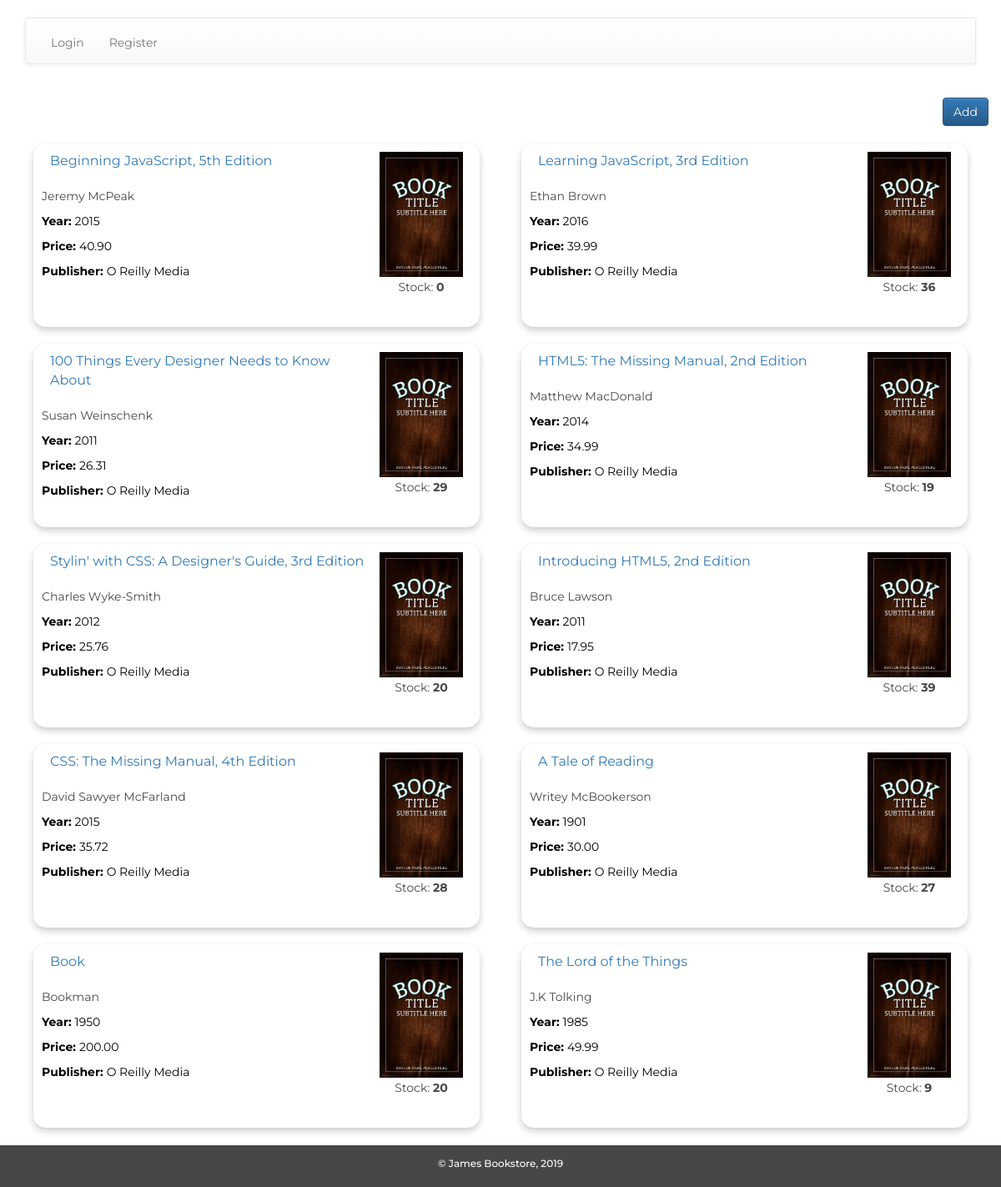
Screenshot of /books_index.php with the database file from the repository.
### tables this page shows
CREATE TABLE `books` (
  `id` int(11) NOT NULL,
  `title` varchar(100) NOT NULL,
  `author` varchar(50) NOT NULL,
  `isbn` varchar(15) NOT NULL,
  `year` int(4) UNSIGNED NOT NULL,
  `price` decimal(7,2) NOT NULL,
  `cover` varchar(50) NOT NULL DEFAULT 'book_default.png',
  `publisher_id` int(11) NOT NULL,
  `stock` int(11) DEFAULT NULL,
  `active` int(1) NOT NULL DEFAULT '1'
);

CREATE TABLE `publishers` (
  `id` int(11) NOT NULL,
  `name` varchar(50) NOT NULL,
  `address` varchar(250) NOT NULL,
  `phone` varchar(50) NOT NULL,
  `email` varchar(50) NOT NULL,
  `website` varchar(50) NOT NULL
);

### utils/functions.php (called while the page is built, shortened)
<?php
function is_logged_in() {
    return (isset($_SESSION['user']));
}
function start_session() {
    $id = session_id();
}
?>

### classes/Book.php (called while the page is built, shortened)
<?php
class Book {
    public static function all() {
        $sql = 'SELECT * FROM books WHERE active = 1';
        $connection = Connection::getInstance();
        $stmt = $connection->prepare($sql);
        $success = $stmt->execute();
        if (!$success) {
            throw new Exception("Failed to retrieve books");
        }
        else {
            $books = $stmt->fetchAll(PDO::FETCH_CLASS, 'Book');
            return $books;
        }
    }
}
?>

### classes/Publisher.php (called while the page is built, shortened)
<?php
class Publisher {
    public static function find($id) {
        $params = array(
            'id' => $id
        );
        $sql = 'SELECT * FROM publishers WHERE id = :id';
        $connection = Connection::getInstance();
        $stmt = $connection->prepare($sql);
        $success = $stmt->execute($params);
        if (!$success) {
            throw new Exception("Failed to retrieve publisher");
        }
        else {
            $publisher = $stmt->fetchObject('Publisher');
            return $publisher;
        }
    }
}
?>

### books_index.php (the view, shortened to what this page needs)
<?php
require_once 'classes/Book.php';
require_once 'classes/Publisher.php';
try {
    $books = Book::all();
}
catch (Exception $ex) {
    die($ex->getMessage());
}
?>
<!DOCTYPE html>
<html>
    <head>
        <?php require 'utils/styles.php'; ?>
        <link rel="stylesheet" type="text/css" href="styles/styles.css">
    </head>
    <body>
        <div class="container">
            <div class="row">
                <div class="col-md-12">
                    <?php require 'utils/toolbar.php'; ?>
                </div>
            </div>
            <div class="row">
            <h2><img src="styles/img/books.png">Books
                        <?php if ($user->role_id < 3) { ?>
                         <a href="books_create.php" class="btn btn-primary pull-right">Add</a>
                        <?php } ?>
                    </h2>
					<?php foreach ($books as $book) { ?>
			<div class="col-sm-6">
				<div class="mycard">
					<div class="mycardcontent">
                        <div class="col-6 cardCover">
                            <img src="<?= $book->cover ?>" height="150px" />
                            <p class="cardElement">Stock: <b><?= $book->stock ?></b></p>
                        </div>
                        <div class="col-6">
						<p class="cardTitle"><a href="books_show.php?id=<?= $book->id ?>" class="btn-link"><?= $book->title ?></a></p>
						<p class="author"><?= $book->author ?></p>
                        </div>
					</div>
					<div class="mycardcontent">
						<p class="cardElement2"><b>Year: </b><?= $book->year ?></p>
						<p class="cardElement2"><b>Price: </b><?= $book->price ?></p>
						<p class="cardElement2"><b>Publisher: </b><?= Publisher::find($book->publisher_id)->name ?></p>
					</div>
				</div>
			</div>
			<?php } ?>
        </div>
            <div><br><br><br></div>
            <div class="row">
                <div class="col-md-12">
                    <?php require 'utils/footer.php'; ?>
                </div>
            </div>
        </div>
    </body>
</html>

### utils/styles.php
<link rel="stylesheet" href="styles/bootstrap.min.css">
<link rel="stylesheet" href="styles/bootstrap-theme.min.css">
<link rel="stylesheet" href="styles/main.css">
<link rel="stylesheet" type="text/css" href="css/styles.css">

### utils/toolbar.php (shortened to what this page needs)
<nav class="navbar navbar-default">
    <div class="collapse navbar-collapse" id="bs-example-navbar-collapse-1">
        <ul class="nav navbar-nav">
        <?php
        require_once 'utils/functions.php';
		if (!is_logged_in()) {
            echo '<li><a href="login_form.php">Login</a></li>';
            echo '<li><a href="register_form.php">Register</a></li>';
        }
        ?>
        </ul>
    </div>
</nav>

### utils/footer.php (shortened to what this page needs)
<link rel="stylesheet" type="text/css" href="styles/styles.css">
<footer class="footer navbar-fixed-bottom">
    <h6>&copy; James Bookstore, 2019</h6>
</footer>

### styles/styles.css (style rules this page uses)
body { background-image: url("bg.jpg"); font-family: 'Montserrat', sans-serif; color:black; }
nav { margin-top: 20px; }
navbar, li { padding-top:4px; }
h2, h1, h3 { color:white; font-family: 'Philosopher', sans-serif; }
body, html { height: 100%; }
.footer { height:50px; margin-top: 20px; padding-top: 5px; padding-bottom: 10px; color: white; text-align: center; background-color: #474747; }
.btn { font-family: 'Montserrat', sans-serif; }
.mycard { margin: 10px; background-color:white; border-radius:15px; box-shadow: 0 4px 8px 0 rgba(0,0,0,0.2); transition: 0.3s; height:220px; }
.cardCover { float: right; padding: 10px; }
.cardTitle { padding: 10px; font-size: 16px; }
.author { color:#474747; }
.cardElement { color:#474747; text-align: center; padding-top: 2px; }
.mycardcontent { padding-left:10px; padding-right:10px; }

### rows the page displays
books: cover (picture), stock "0", title "Beginning JavaScript, 5th Edition", author "Jeremy McPeak", year "2015", price "40.90", publisher.name "O Reilly Media"
books: cover (picture), stock "36", title "Learning JavaScript, 3rd Edition", author "Ethan Brown", year "2016", price "39.99", publisher.name "O Reilly Media"
books: cover (picture), stock "29", title "100 Things Every Designer Needs to Know About", author "Susan Weinschenk", year "2011", price "26.31", publisher.name "O Reilly Media"
books: cover (picture), stock "19", title "HTML5: The Missing Manual, 2nd Edition", author "Matthew MacDonald", year "2014", price "34.99", publisher.name "O Reilly Media"
books: cover (picture), stock "20", title "Stylin' with CSS: A Designer's Guide, 3rd Edition", author "Charles Wyke-Smith", year "2012", price "25.76", publisher.name "O Reilly Media"
books: cover (picture), stock "39", title "Introducing HTML5, 2nd Edition", author "Bruce Lawson", year "2011", price "17.95", publisher.name "O Reilly Media"
books: cover (picture), stock "28", title "CSS: The Missing Manual, 4th Edition", author "David Sawyer McFarland", year "2015", price "35.72", publisher.name "O Reilly Media"
books: cover (picture), stock "27", title "A Tale of Reading", author "Writey McBookerson", year "1901", price "30.00", publisher.name "O Reilly Media"
books: cover (picture), stock "20", title "Book", author "Bookman", year "1950", price "200.00", publisher.name "O Reilly Media"
books: cover (picture), stock "9", title "The Lord of the Things", author "J.K Tolking", year "1985", price "49.99", publisher.name "O Reilly Media"
